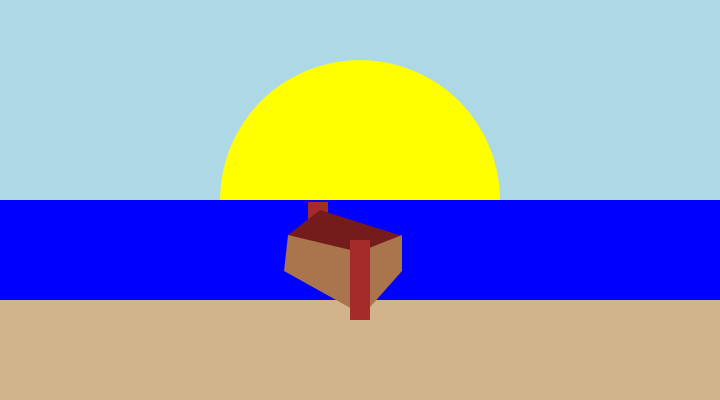
Frame 1 (no input)
Frame 60 (no input): identical to frame 1, image omitted
Frame 120 (the mouse pressed at the canvas centre since frame 60): identical to frame 1, image omitted

The p5.js sketch that drew this single still picture (run headless with seeded random() and noise() and a simulated clock; from frame 60 on, the mouse is pressed at the canvas centre):

// p5.js sketch
// ── sketch.js
function setup() {  // Sets the screen to be 720 pixels wide and 400 pixels high
  createCanvas(720, 400);
  background("lightblue");
  noStroke();

 // triangle(18, 18, 18, 360, 81, 360);
 // rect(81, 81, 63, 63);
 // quad(189, 18, 216, 18, 216, 360, 144, 360);
 // ellipse(252, 144, 72, 72);
 // triangle(288, 18, 351, 360, 288, 360);

  fill("yellow");
  arc(360, 200, 280, 280, PI, TWO_PI);
  fill("tan");
  rect(0, 200, 720, 200);
  fill("blue");
  rect(0, 200, 720, 100);

    fill("brown");
  rect(308,202,20,80);
  
  fill("rgb(116,28,28)");
  quad(288, 235, 320, 210, 402, 236, 354, 270);
  
  
  fill("rgb(170,116,77)");
  quad(288, 235 , 359, 252, 363, 315, 284, 271 );
  quad(359, 252, 363, 315, 402, 271, 402, 235 );
  fill("brown");
  rect(350,240,20,80);
  
  
  
}

function draw() {
  
}

function mouseReleased() {
    print("X " + mouseX + " , " + "Y " + mouseY )
}
